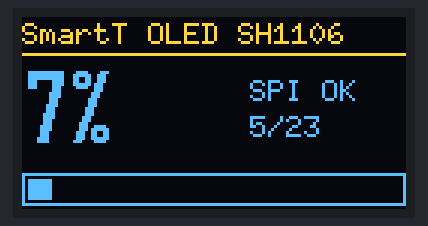
The sketch below on a simulated ESP32. Parts: 128×64 one-colour display. The OLED is the two-colour kind (top 16 rows yellow); what the sketch prints to the serial monitor is not drawn.

Above: at 1.1 s.
At 5.9 s:
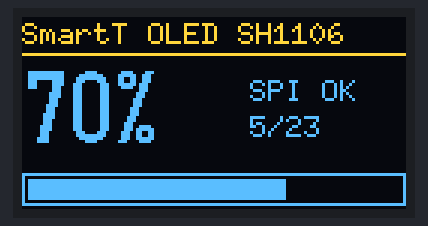
At 10.6 s:
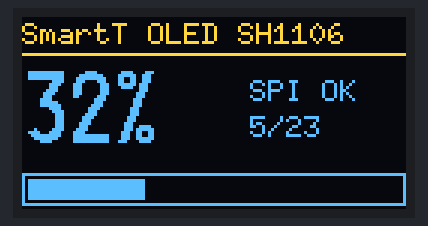
At 20.1 s:
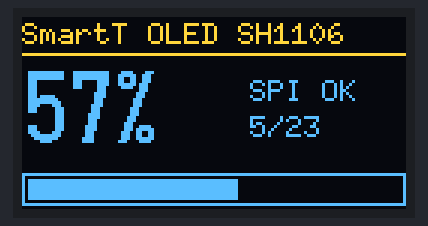
At 29.5 s:
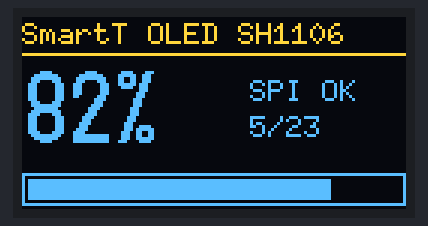
At 39.5 s:
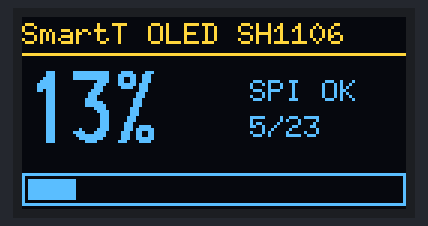

The sketch:

SmartT_OLED_SH1106_SPI_Test.ino
```cpp
#include <Arduino.h>
#include <U8g2lib.h>
#include <SPI.h>

static const int PIN_OLED_SCK = 5;
static const int PIN_OLED_MOSI = 23;
static const int PIN_OLED_RESET = 17;
static const int PIN_OLED_DC = 16;
static const int PIN_OLED_CS = 18;

// Try this sketch if the SSD1306 sketch works but the screen looks distorted.
// Many 1.3 inch 7-pin SPI OLED modules use SH1106 instead of SSD1306.
U8G2_SH1106_128X64_NONAME_F_4W_SW_SPI display(
  U8G2_R0,
  PIN_OLED_SCK,
  PIN_OLED_MOSI,
  PIN_OLED_CS,
  PIN_OLED_DC,
  PIN_OLED_RESET
);

static void drawFrame(uint8_t fuelPercent) {
  display.clearBuffer();

  display.setFont(u8g2_font_6x10_tf);
  display.drawStr(0, 9, "SmartT OLED SH1106");
  display.drawHLine(0, 12, 128);

  display.setFont(u8g2_font_logisoso24_tf);
  char fuelText[8];
  snprintf(fuelText, sizeof(fuelText), "%u%%", fuelPercent);
  display.drawStr(0, 42, fuelText);

  display.setFont(u8g2_font_6x10_tf);
  display.drawStr(76, 28, "SPI OK");
  display.drawStr(76, 40, "5/23");

  const int barX = 0;
  const int barY = 52;
  const int barW = 128;
  const int barH = 11;
  const int fillW = map(fuelPercent, 0, 100, 0, barW - 4);
  display.drawFrame(barX, barY, barW, barH);
  display.drawBox(barX + 2, barY + 2, fillW, barH - 4);

  display.sendBuffer();
}

void setup() {
  Serial.begin(115200);
  delay(1000);

  Serial.println();
  Serial.println("SmartT OLED SH1106 SPI test");
  Serial.println("Install library: U8g2");
  Serial.println("OLED GND/VDD/SCK/SDA/RES/DC/CS -> GND/3V3/GPIO5/GPIO23/GPIO17/GPIO16/GPIO18");

  display.begin();
  drawFrame(0);
}

void loop() {
  static uint32_t frame = 0;
  frame++;

  uint8_t fuel = (frame * 7) % 101;
  drawFrame(fuel);

  Serial.printf("SH1106 OLED frame %lu fuel=%u%%\n", (unsigned long)frame, fuel);
  delay(500);
}
```

Measured:
- what the display in image 0 shows lasts 0.5 s, from 1.1 s to 1.6 s
